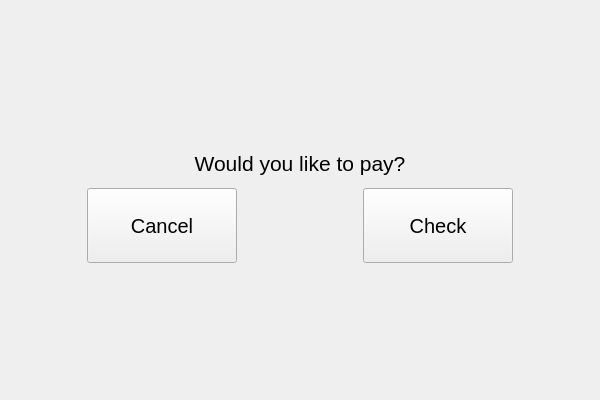
<?xml version="1.0" encoding="UTF-8"?>
<ui version="4.0">
 <class>CheckPayMent</class>
 <widget class="QWidget" name="CheckPayMent">
  <property name="geometry">
   <rect>
    <x>0</x>
    <y>0</y>
    <width>600</width>
    <height>400</height>
   </rect>
  </property>
  <property name="windowTitle">
   <string>Form</string>
  </property>
  <layout class="QVBoxLayout" name="verticalLayout_4">
   <item>
    <layout class="QVBoxLayout" name="verticalLayout" stretch="0,2,5,0">
     <property name="spacing">
      <number>0</number>
     </property>
     <item>
      <layout class="QVBoxLayout" name="verticalLayout_3">
       <item>
        <spacer name="verticalSpacer_2">
         <property name="orientation">
          <enum>Qt::Vertical</enum>
         </property>
         <property name="sizeHint" stdset="0">
          <size>
           <width>20</width>
           <height>100</height>
          </size>
         </property>
        </spacer>
       </item>
      </layout>
     </item>
     <item>
      <layout class="QHBoxLayout" name="horizontalLayout_2">
       <item>
        <widget class="QLabel" name="checkpay_label">
         <property name="enabled">
          <bool>true</bool>
         </property>
         <property name="maximumSize">
          <size>
           <width>16777215</width>
           <height>50</height>
          </size>
         </property>
         <property name="font">
          <font>
           <pointsize>16</pointsize>
          </font>
         </property>
         <property name="text">
          <string>Would you like to pay?</string>
         </property>
         <property name="alignment">
          <set>Qt::AlignCenter</set>
         </property>
        </widget>
       </item>
      </layout>
     </item>
     <item>
      <layout class="QHBoxLayout" name="horizontalLayout" stretch="5,5">
       <property name="spacing">
        <number>50</number>
       </property>
       <item>
        <widget class="QPushButton" name="cancel_button">
         <property name="sizePolicy">
          <sizepolicy hsizetype="Maximum" vsizetype="Fixed">
           <horstretch>0</horstretch>
           <verstretch>0</verstretch>
          </sizepolicy>
         </property>
         <property name="minimumSize">
          <size>
           <width>20</width>
           <height>0</height>
          </size>
         </property>
         <property name="maximumSize">
          <size>
           <width>150</width>
           <height>75</height>
          </size>
         </property>
         <property name="font">
          <font>
           <pointsize>15</pointsize>
          </font>
         </property>
         <property name="text">
          <string>Cancel</string>
         </property>
        </widget>
       </item>
       <item>
        <widget class="QPushButton" name="check_button">
         <property name="sizePolicy">
          <sizepolicy hsizetype="Expanding" vsizetype="Expanding">
           <horstretch>0</horstretch>
           <verstretch>0</verstretch>
          </sizepolicy>
         </property>
         <property name="minimumSize">
          <size>
           <width>20</width>
           <height>0</height>
          </size>
         </property>
         <property name="maximumSize">
          <size>
           <width>150</width>
           <height>75</height>
          </size>
         </property>
         <property name="font">
          <font>
           <pointsize>15</pointsize>
          </font>
         </property>
         <property name="text">
          <string>Check</string>
         </property>
        </widget>
       </item>
      </layout>
     </item>
     <item>
      <layout class="QVBoxLayout" name="verticalLayout_2">
       <item>
        <spacer name="verticalSpacer">
         <property name="orientation">
          <enum>Qt::Vertical</enum>
         </property>
         <property name="sizeHint" stdset="0">
          <size>
           <width>20</width>
           <height>90</height>
          </size>
         </property>
        </spacer>
       </item>
      </layout>
     </item>
    </layout>
   </item>
  </layout>
 </widget>
 <resources/>
 <connections/>
</ui>
